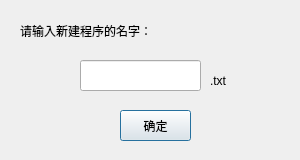
<?xml version="1.0" encoding="UTF-8"?>
<ui version="4.0">
 <class>newBuildFile</class>
 <widget class="QDialog" name="newBuildFile">
  <property name="geometry">
   <rect>
    <x>0</x>
    <y>0</y>
    <width>300</width>
    <height>160</height>
   </rect>
  </property>
  <property name="windowTitle">
   <string>AMC4030</string>
  </property>
  <widget class="QLabel" name="label_2">
   <property name="geometry">
    <rect>
     <x>210</x>
     <y>70</y>
     <width>31</width>
     <height>21</height>
    </rect>
   </property>
   <property name="styleSheet">
    <string notr="true"/>
   </property>
   <property name="text">
    <string>.txt</string>
   </property>
  </widget>
  <widget class="QPushButton" name="pushButton">
   <property name="geometry">
    <rect>
     <x>120</x>
     <y>110</y>
     <width>71</width>
     <height>31</height>
    </rect>
   </property>
   <property name="styleSheet">
    <string notr="true"/>
   </property>
   <property name="text">
    <string>确定</string>
   </property>
  </widget>
  <widget class="QLabel" name="label">
   <property name="geometry">
    <rect>
     <x>20</x>
     <y>20</y>
     <width>261</width>
     <height>21</height>
    </rect>
   </property>
   <property name="styleSheet">
    <string notr="true"/>
   </property>
   <property name="text">
    <string>请输入新建程序的名字：</string>
   </property>
  </widget>
  <widget class="QLineEdit" name="lineEdit">
   <property name="geometry">
    <rect>
     <x>80</x>
     <y>60</y>
     <width>121</width>
     <height>31</height>
    </rect>
   </property>
   <property name="styleSheet">
    <string notr="true">font: 16pt &quot;宋体&quot;;</string>
   </property>
  </widget>
 </widget>
 <resources/>
 <connections/>
</ui>
